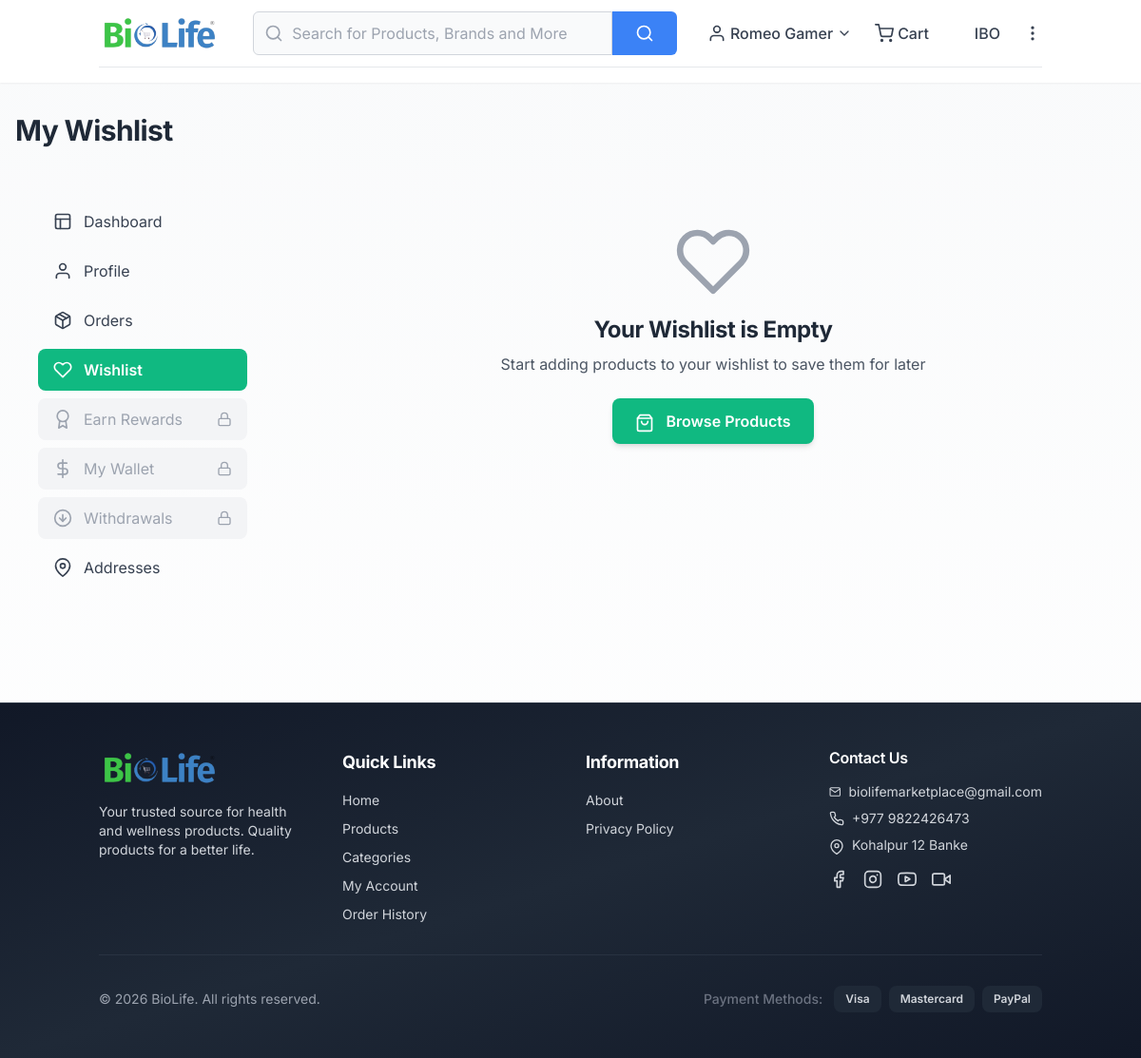
Page /account/wishlist/ (signed in) on the earlier database version.
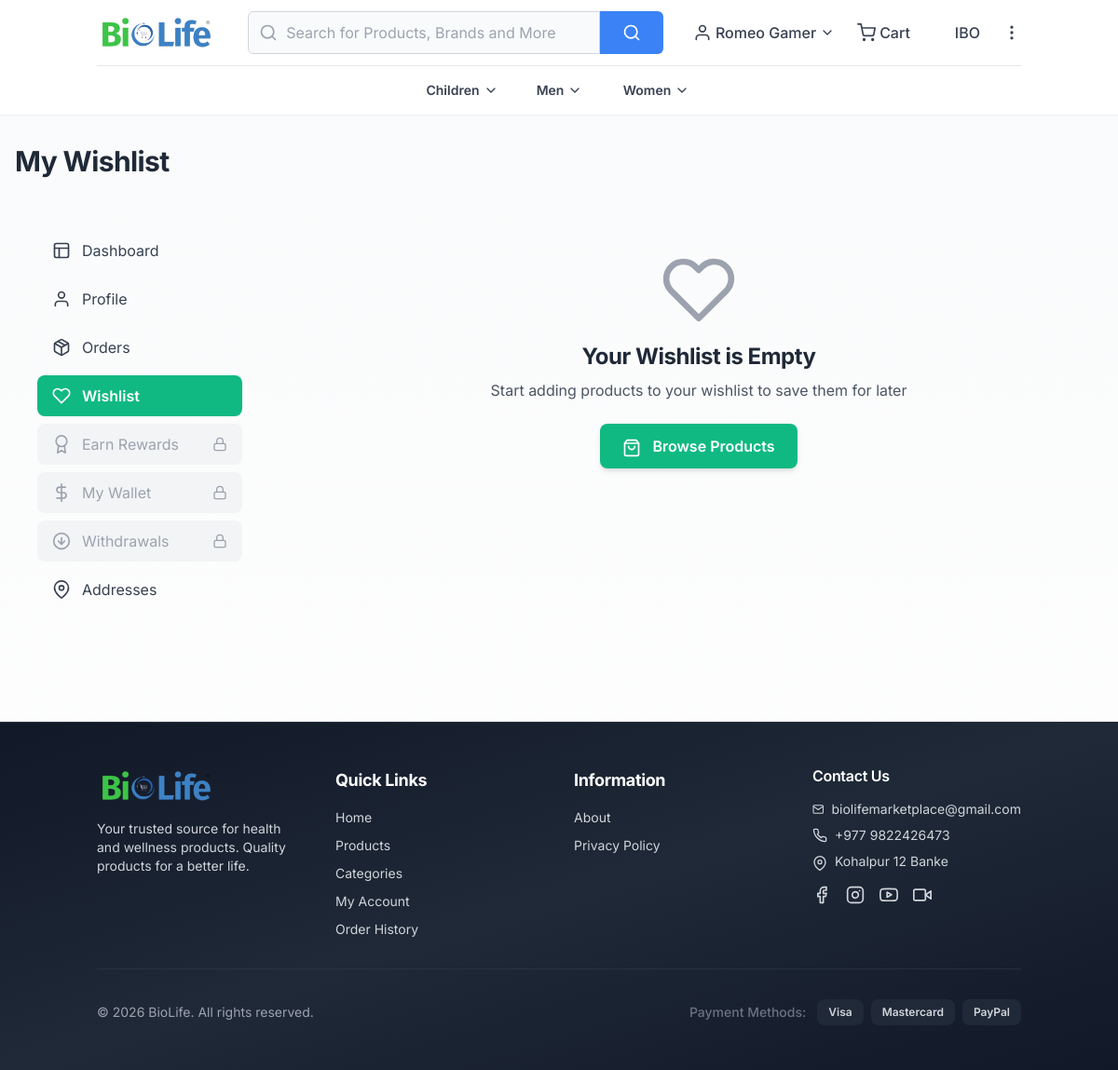
Same page on the later database version.
### core/models.py (models this page shows, shortened)
class CMSPage(models.Model):
    FOOTER_SECTION_CHOICES = [
        ('customer_service', 'Customer Service'),
        ('information', 'Information'),
    ]
    title = models.CharField(max_length=255)
    slug = models.SlugField(unique=True, blank=True)
    content = models.TextField()
    is_active = models.BooleanField(default=True)
    image = models.ImageField(upload_to='cms/', blank=True, null=True)
    in_footer = models.BooleanField(default=False)
    footer_section = models.CharField(
        max_length=20,
        choices=FOOTER_SECTION_CHOICES,
        blank=True,
        null=True,
        help_text='Select which footer section this page should appear in'
    )
    in_header = models.BooleanField(default=False)
    created_at = models.DateTimeField(auto_now_add=True)
    updated_at = models.DateTimeField(auto_now=True)
    class Meta:
        verbose_name = 'CMS Page'
        verbose_name_plural = 'CMS Pages'
        ordering = ['title']

class Category(models.Model):
    name = models.CharField(max_length=255)
    image = models.ImageField(upload_to='categories/', blank=True, null=True)
    is_featured = models.BooleanField(default=False, help_text='Show in header category bar')
    created_at = models.DateTimeField(auto_now_add=True)
    updated_at = models.DateTimeField(auto_now=True)
    class Meta:
        verbose_name = 'Category'
        verbose_name_plural = 'Categories'
        ordering = ['name']

### website/views/account_views.py (the view)
# urls.py: path('account/wishlist/', account_views.wishlist_view, name='wishlist'),
@login_required
def wishlist_view(request):
    wishlist_items = Wishlist.objects.filter(user=request.user).select_related('product')
    context = {
        'wishlist_items': wishlist_items,
    }
    return render(request, 'site/account/wishlist.html', context)

### website/context_processors.py (called while the page is built)
def cart_count(request):
    cart = request.session.get('cart', {})
    items = cart.get('items', [])
    count = sum(item.get('quantity', 0) for item in items)
    return {'cart_count': count}

def wishlist_count(request):
    if request.user.is_authenticated:
        count = Wishlist.objects.filter(user=request.user).count()
    else:
        count = 0
    return {'wishlist_count': count}

def categories(request):
    categories_list = Category.objects.filter(
        is_featured=True
    ).prefetch_related(
        'sub_categories__child_categories'
    ).all()  # Only featured categories for header
    return {'nav_categories': categories_list}

def cms_pages(request):
    all_pages = CMSPage.objects.filter(is_active=True, in_footer=True).order_by('title')
    customer_service_pages = all_pages.filter(footer_section='customer_service')
    information_pages = all_pages.filter(
        Q(footer_section='information') | Q(footer_section__isnull=True) | Q(footer_section='')
    )
    return {
        'cms_pages': all_pages,
        'customer_service_pages': customer_service_pages,
        'information_pages': information_pages,
    }

### templates/site/account/wishlist.html (shortened to what the changed rows need)
{% extends 'site/layouts/base.html' %}
{% load static %}
{% block content %}
<div class="container mx-auto px-4 py-4 md:py-8 overflow-x-hidden max-w-full w-full">
    <h1 class="text-xl md:text-3xl font-bold text-gray-800 mb-4 md:mb-8">My Wishlist</h1>
    <div class="grid grid-cols-1 lg:grid-cols-4 gap-4 md:gap-8 w-full max-w-full">
        <div class="lg:col-span-3 w-full max-w-full overflow-hidden">
            {% if wishlist_items %}
            <div class="mb-4 flex items-center justify-between">
                <p class="text-gray-600">{{ wishlist_items.count }} item{{ wishlist_items.count|pluralize }} in your
                    wishlist</p>
            </div>
            <div class="grid grid-cols-1 sm:grid-cols-2 lg:grid-cols-3 gap-3 md:gap-6">
                {% for item in wishlist_items %}
                <div class="card overflow-hidden group">
                    <a href="{% url 'website:product_detail' item.product.id %}">
                        <div class="relative overflow-hidden">
                            {% if item.product.image %}
                            <img src="{{ item.product.image.url }}" alt="{{ item.product.name }}"
                                class="w-full h-64 object-cover product-image">
                            {% else %}
                            <div class="w-full h-64 bg-gray-100 flex items-center justify-center">
                                <i data-feather="image" class="w-12 h-12 md:w-16 md:h-16 text-gray-400"></i>
                            </div>
                            {% endif %}
                            {% if item.product.discount %}
                            <span
                                class="absolute top-3 right-3 bg-biolife-blue text-white px-2.5 py-1 rounded-full text-xs font-bold shadow-md">
                                {% if item.product.discount_type == 'percentage' %}
                                -{{ item.product.discount }}%
                                {% else %}
                                -Rs {{ item.product.discount }}
                                {% endif %}
                            </span>
                            {% endif %}
                            <form method="post" action="{% url 'website:remove_from_wishlist' item.product.id %}"
                                class="absolute top-3 left-3">
                                {% csrf_token %}
                                <button type="submit"
                                    class="bg-white bg-opacity-90 backdrop-blur-sm p-2 rounded-full shadow-md hover:bg-red-50 hover:text-red-600 transition-all"
                                    title="Remove from wishlist">
                                    <i data-feather="heart" class="w-4 h-4 md:w-5 md:h-5 fill-current"></i>
                                </button>
                            </form>
                        </div>
                        <div class="p-4">
                            {% if item.product.category %}
                            <span class="text-xs font-medium text-biolife-green mb-2 block">{{
                                item.product.category.name }}</span>
                            {% endif %}
                            <h3
                                class="font-semibold text-gray-800 mb-2 line-clamp-2 group-hover:text-biolife-green transition-colors">
                                {{ item.product.name }}</h3>
                            <div class="flex items-center justify-between mb-3">
                                <div>
                                    <span class="text-lg md:text-xl font-bold text-biolife-green">Rs {{
                                        item.product.get_final_price|floatformat:2 }}</span>
                                    {% if item.product.discount %}
                                    <span class="text-sm text-gray-500 line-through ml-2">Rs {{
                                        item.product.regular_price|floatformat:2 }}</span>
                                    {% endif %}
                                </div>
                            </div>
                            <form method="post" action="{% url 'website:add_to_cart' item.product.id %}" class="mt-3">
                                {% csrf_token %}
                                <button type="submit"
                                    class="w-full bg-biolife-green text-white py-2 rounded-lg hover:bg-biolife-green-dark transition-all duration-200 font-semibold shadow-md hover:shadow-lg transform hover:scale-105 active:scale-100">
                                    <i data-feather="shopping-cart" class="w-4 h-4 inline mr-2"></i>
                                    Add to Cart
                                </button>
                            </form>
                        </div>
                    </a>
                </div>
                {% endfor %}
            </div>
            {% else %}
            <div class="card p-6 md:p-12 text-center">
                <i data-feather="heart" class="w-16 h-16 md:w-20 md:h-20 text-gray-400 mx-auto mb-4"></i>
                <h2 class="text-lg md:text-2xl font-bold text-gray-800 mb-2">Your Wishlist is Empty</h2>
                <p class="text-gray-600 mb-6">Start adding products to your wishlist to save them for later</p>
                <a href="{% url 'website:product_list' %}"
                    class="inline-block bg-biolife-green text-white px-4 py-2 md:px-6 md:py-3 rounded-lg hover:bg-biolife-green-dark transition-all duration-200 font-semibold shadow-md hover:shadow-lg transform hover:scale-105 text-sm md:text-base">
                    <i data-feather="shopping-bag" class="w-4 h-4 md:w-5 md:h-5 inline mr-2"></i>
                    Browse Products
                </a>
            </div>
            {% endif %}
        </div>
    </div>
</div>
{% endblock %}

### templates/site/layouts/header.html (shortened to what the changed rows need)
{% load static %}
<header class="bg-white sticky top-0 z-50 shadow-sm">
    <div class="container mx-auto px-4">
        <div class="flex items-center justify-between py-3">
            <div class="hidden md:flex items-center">
            </div>
            <div class="hidden md:flex flex-1 max-w-2xl mx-8">
            </div>
            <div class="hidden md:flex items-center space-x-6">
            </div>
        </div>
        <div id="category-bar" class="hidden md:block bg-white border-t border-gray-200 overflow-visible">
            <div class="container mx-auto px-4 overflow-visible">
                <div class="flex items-center justify-center space-x-1 py-2">
                    {% for category in nav_categories %}
                        <div class="category-nav-item relative group flex-shrink-0 overflow-visible" data-category-id="{{ category.id }}">
                            <a href="{% url 'website:category_detail' category.id %}" class="flex flex-col items-center px-3 py-2 hover:text-blue-600 transition-colors {% if request.resolver_match.url_name == 'home' %}min-w-[80px]{% else %}min-w-[100px]{% endif %}">
                                {% if request.resolver_match.url_name == 'home' %}
                                    <div class="relative mb-1">
                                        {% if category.image %}
                                            <img src="{{ category.image.url }}" alt="{{ category.name }}" class="w-14 h-14 object-cover rounded">
                                        {% else %}
                                            <div class="w-14 h-14 bg-gray-200 rounded flex items-center justify-center">
                                                <i data-feather="grid" class="w-6 h-6 text-gray-400"></i>
                                            </div>
                                        {% endif %}
                                    </div>
                                    <span class="text-xs text-center font-medium text-gray-700 group-hover:text-blue-600">{{ category.name }}</span>
                                {% else %}
                                    <span class="text-sm font-semibold text-gray-700 group-hover:text-blue-600 flex items-center">
                                        {{ category.name }}
                                        {% if category.sub_categories.all %}
                                            <i data-feather="chevron-down" class="w-4 h-4 ml-1 group-hover:hidden"></i>
                                        {% endif %}
                                    </span>
                                {% endif %}
                            </a>
                        </div>
                    {% endfor %}
                </div>
            </div>
        </div>
    </div>
</header>

### templates/site/layouts/footer.html (shortened to what the changed rows need)
{% load static %}
<footer class="bg-gradient-to-br from-gray-900 via-gray-800 to-gray-900 text-gray-300 mt-16 border-t border-gray-700/50">
    <div class="container mx-auto px-4 py-12">
        <div class="grid grid-cols-1 md:grid-cols-2 lg:grid-cols-4 gap-8">
            {% if information_pages %}
            <div>
                <ul class="space-y-2.5 text-sm">
                    {% for page in information_pages %}
                        <li>
                            <a href="{% url 'website:cms_page' slug=page.slug %}" class="hover:text-biolife-green transition-all duration-200 flex items-center group">
                                {{ page.title }}
                            </a>
                        </li>
                    {% endfor %}
                </ul>
            </div>
            {% endif %}
        </div>
    </div>
</footer>

Differences in the rows shown:
now on this page (row edited): Category: name "Children"
now on this page (row edited): Category: name "Men"
now on this page (row edited): Category: name "Women"
